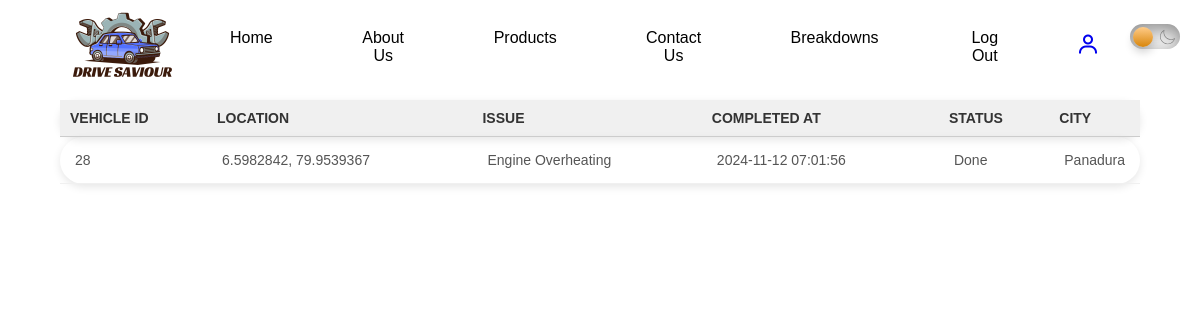
/mechanic/Breakdown/donelist.php (signed in), run on the app's committed database.
### tables this page shows
CREATE TABLE `vehicleissuesdone` (
  `id` int(11) NOT NULL,
  `email` varchar(255) NOT NULL,
  `v_id` int(11) NOT NULL,
  `mech_id` int(11) NOT NULL,
  `location` varchar(255) NOT NULL,
  `vehicle_issue` text NOT NULL,
  `job_done_at` timestamp NOT NULL DEFAULT current_timestamp() ON UPDATE current_timestamp(),
  `status` varchar(255) NOT NULL,
  `city` varchar(255) NOT NULL
);

### mechanic/Breakdown/donelist.php (the view, shortened to what this page needs)
<?php
require '../navbar/nav.php';
require '../../connection.php';
$jobdonelist_data = [];
$user_id = $_SESSION['userID'];
$stmt = $conn->prepare("SELECT * FROM vehicleissuesdone WHERE mech_id = ?");
$stmt->bind_param("s", $user_id);
$stmt->execute();
$result = $stmt->get_result();
if ($result) {
    while ($row = $result->fetch_assoc()) {
        $jobdonelist_data[] = $row;
    }
} else {
    echo "No results found.";
}
?>
<!DOCTYPE html>
<html lang="en">
<head>
    <link rel="stylesheet" href="../navbar/style.css">
    <link rel="stylesheet" href="donelist.css">
</head>
<body>
    <div class="main_container">
        <div class="table">
            <table>
                <thead>
                    <tr>
                        <th>Vehicle ID</th>
                        <th>Location</th>
                        <th>Issue</th>
                        <th>Completed At</th>
                        <th>Status</th>
                        <th>City</th>
                    </tr>
                </thead>
                <tbody id="jobdonelist-tbody">
                    <?php foreach ($jobdonelist_data as $row): ?>
                        <tr>
                            <td data-cell="Vehicle ID"><?= htmlspecialchars($row['v_id']) ?></td>
                            <td data-cell="Location"><?= htmlspecialchars($row['location']) ?></td>
                            <td data-cell="Issue"><?= htmlspecialchars($row['vehicle_issue']) ?></td>
                            <td data-cell="Completed At"><?= htmlspecialchars($row['job_done_at']) ?></td>
                            <td data-cell="Status"><?= htmlspecialchars($row['status']) ?></td>
                            <td data-cell="City"><?= htmlspecialchars($row['city']) ?></td>
                        </tr>
                    <?php endforeach; ?>
                </tbody>
            </table>
        </div>
    </div>
</body>
</html>

### mechanic/navbar/style.css (style rules this page uses)
* { margin: 0; padding: 0; box-sizing: border-box; list-style: none; text-decoration: none; scroll-behavior: smooth; scroll-padding-top: 3rem; }
:root { --primary-color:#2B5AC2; }
html { scrollbar-width: none; }
body { font-family: Arial, sans-serif; background-color: #ffffff; color: #000000; margin: 0; padding: 0; }
*, *:after, *:before { -webkit-box-sizing: border-box; -moz-box-sizing: border-box; -ms-box-sizing: border-box; box-sizing: border-box; }

### mechanic/Breakdown/donelist.css (style rules this page uses)
.main_container { width: 90%; margin-top: 100px; margin-left: auto; margin-right: auto; font-family: Arial, sans-serif; }
table { width: 100%; border-collapse: collapse; margin-top: 20px; }
thead { background-color: #f9f9f9; }
thead th { font-size: 14px; padding: 10px; text-align: left; color: #333; text-transform: uppercase; font-weight: 600; border-bottom: 1px solid #ccc; }
tbody td { padding: 15px; border-bottom: 1px solid #f0f0f0; font-size: 14px; color: #555; text-align: left; }
tbody tr { display: table-row; transition: background-color 0.3s ease; }
td, th { text-align: center; padding: 10px 15px; }
thead th { background-color: #f0f0f0; }
tr { border-radius: 30px; box-shadow: 0 3px 8px rgba(0, 0, 0, 0.1); margin-bottom: 10px; }
td:last-child { width: 50px; text-align: center; }

### data on the page
vehicleissuesdone: v "28", location "6.5982842, 79.9539367", vehicle_issue "Engine Overheating", job_done_at "2024-11-12 07:01:56", status "Done", city "Panadura"
